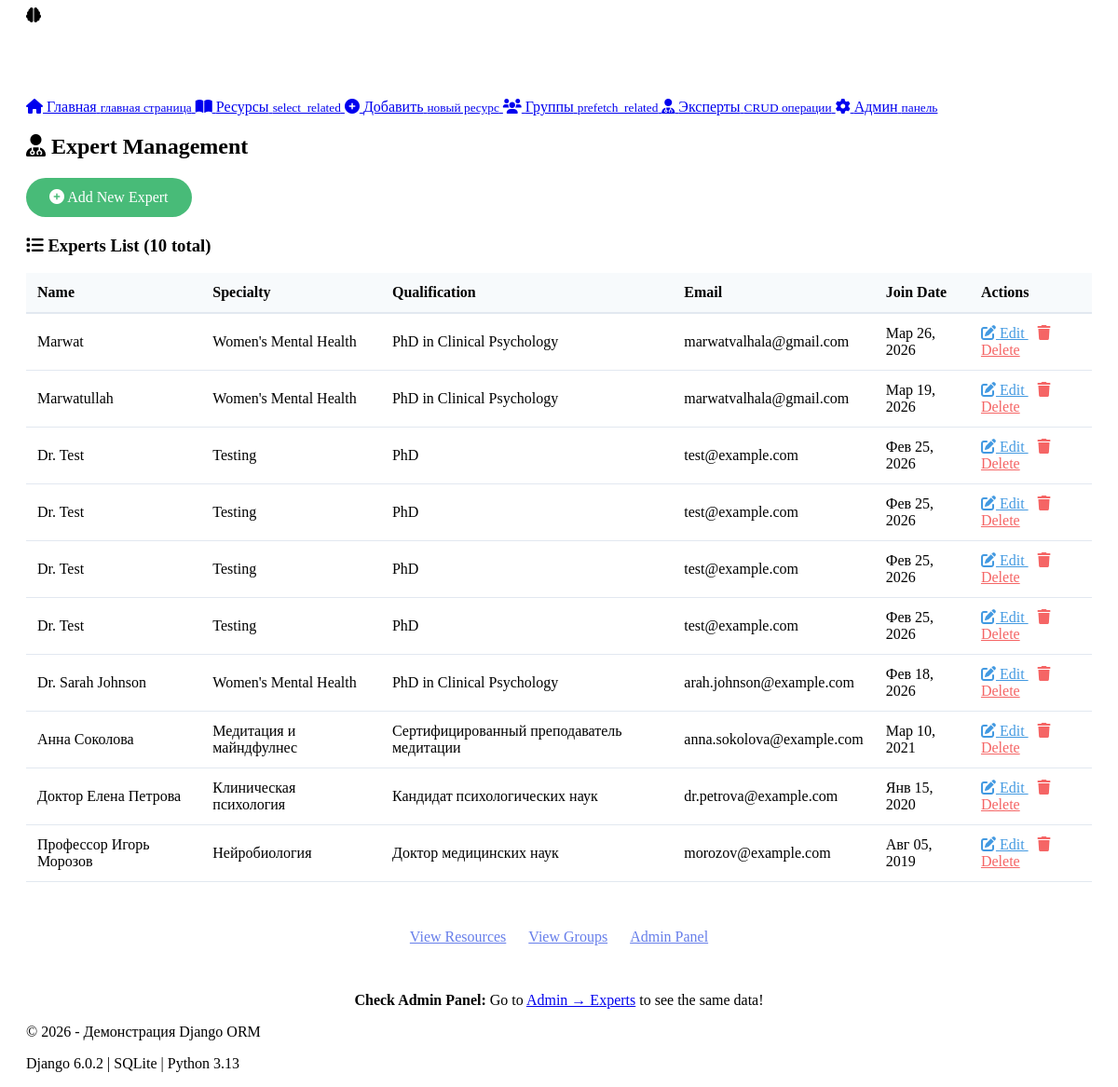
/demo/experts/, run on the app's committed database.
### stress_app/models.py (models this page shows, shortened)
class Expert(models.Model):
    name = models.CharField(max_length=200, verbose_name='Имя')
    bio = models.TextField(verbose_name='Биография')
    specialty = models.CharField(max_length=200, verbose_name='Специализация')
    qualification = models.CharField(max_length=200, verbose_name='Квалификация')
    photo = models.ImageField(
        upload_to=expert_photo_path,
        blank=True,
        null=True,
        verbose_name='Фото',
        help_text='Загрузите фотографию эксперта'
    )
    website = models.URLField(
        blank=True,
        null=True,
        verbose_name='Веб-сайт',
        help_text='Ссылка на профессиональный сайт эксперта'
    )
    join_date = models.DateField(default=timezone.now, verbose_name='Дата присоединения')
    email = models.EmailField(verbose_name='Email')
    is_active = models.BooleanField(default=True, verbose_name='Активен')
    website = models.URLField(blank=True, null=True, verbose_name='Вебсайт')
    class Meta:
        verbose_name = 'Эксперт'
        verbose_name_plural = 'Эксперты'
        ordering = ['name']

### stress_app/views.py (the view)
# urls.py: path('demo/experts/', views.expert_crud_demo, name='expert-list'),
def expert_crud_demo(request):
    experts = Expert.objects.all().order_by('-join_date')
    return render(request, 'stress_app/crud_demo.html', {
        'experts': experts
    })

### stress_app/templates/stress_app/crud_demo.html (shortened to what this page needs)
{% extends 'stress_app/base.html' %}
{% block content %}
<h2><i class="fas fa-user-md"></i> Expert Management</h2>
<div style="margin-bottom: 20px;">
    <a href="{% url 'add-expert' %}" class="btn" style="background: #48bb78; color: white; padding: 12px 25px; border-radius: 50px; text-decoration: none; display: inline-block;">
        <i class="fas fa-plus-circle"></i> Add New Expert
    </a>
</div>
<div class="card">
    <h3><i class="fas fa-list"></i> Experts List ({{ experts|length }} total)</h3>
    <table style="width: 100%; border-collapse: collapse;">
        <thead>
            <tr style="background: #f7fafc; border-bottom: 2px solid #e2e8f0;">
                <th style="padding: 12px; text-align: left;">Name</th>
                <th style="padding: 12px; text-align: left;">Specialty</th>
                <th style="padding: 12px; text-align: left;">Qualification</th>
                <th style="padding: 12px; text-align: left;">Email</th>
                <th style="padding: 12px; text-align: left;">Join Date</th>
                <th style="padding: 12px; text-align: left;">Actions</th>
            </tr>
        </thead>
        <tbody>
            {% for expert in experts %}
            <tr style="border-bottom: 1px solid #e2e8f0;">
                <td style="padding: 12px;">{{ expert.name }}</td>
                <td style="padding: 12px;">{{ expert.specialty }}</td>
                <td style="padding: 12px;">{{ expert.qualification }}</td>
                <td style="padding: 12px;">{{ expert.email }}</td>
                <td style="padding: 12px;">{{ expert.join_date|date:"M d, Y" }}</td>
                <td style="padding: 12px;">
                    <a href="{% url 'edit-expert' expert.id %}" style="color: #4299e1; margin-right: 10px;">
                        <i class="fas fa-edit"></i> Edit
                    </a>
                    <a href="{% url 'delete-expert' expert.id %}" style="color: #f56565;">
                        <i class="fas fa-trash"></i> Delete
                    </a>
                </td>
            </tr>
            {% empty %}
            <tr>
                <td colspan="6" style="padding: 20px; text-align: center;">No experts found. Add one!</td>
            </tr>
            {% endfor %}
        </tbody>
    </table>
</div>
<div style="margin-top: 30px; text-align: center; padding: 20px;">
    <a href="{% url 'resource-list' %}" style="margin: 0 10px; color: #667eea;">View Resources</a>
    <a href="{% url 'group-list' %}" style="margin: 0 10px; color: #667eea;">View Groups</a>
    <a href="/admin/" target="_blank" style="margin: 0 10px; color: #667eea;">Admin Panel</a>
</div>
<div style="margin-top: 30px; text-align: center;">
    <p><strong>Check Admin Panel:</strong> Go to <a href="/admin/stress_app/expert/" target="_blank">Admin → Experts</a> to see the same data!</p>
</div>
{% endblock %}

### data on the page
Expert: name "Marwat", specialty "Women's Mental Health", qualification "PhD in Clinical Psychology", email "marwatvalhala@gmail.com", join_date "Мар 26, 2026"
Expert: name "Marwatullah", specialty "Women's Mental Health", qualification "PhD in Clinical Psychology", email "marwatvalhala@gmail.com", join_date "Мар 19, 2026"
Expert: name "Dr. Test", specialty "Testing", qualification "PhD", email "test@example.com", join_date "Фев 25, 2026"
Expert: name "Dr. Test", specialty "Testing", qualification "PhD", email "test@example.com", join_date "Фев 25, 2026"
Expert: name "Dr. Test", specialty "Testing", qualification "PhD", email "test@example.com", join_date "Фев 25, 2026"
Expert: name "Dr. Test", specialty "Testing", qualification "PhD", email "test@example.com", join_date "Фев 25, 2026"
Expert: name "Dr. Sarah Johnson", specialty "Women's Mental Health", qualification "PhD in Clinical Psychology", email "arah.johnson@example.com", join_date "Фев 18, 2026"
Expert: name "Анна Соколова", specialty "Медитация и майндфулнес", qualification "Сертифицированный преподаватель медитации", email "anna.sokolova@example.com", join_date "Мар 10, 2021"
Expert: name "Доктор Елена Петрова", specialty "Клиническая психология", qualification "Кандидат психологических наук", email "dr.petrova@example.com", join_date "Янв 15, 2020"
Expert: name "Профессор Игорь Морозов", specialty "Нейробиология", qualification "Доктор медицинских наук", email "morozov@example.com", join_date "Авг 05, 2019"

### other printed values
{{ experts|length }} "10"
